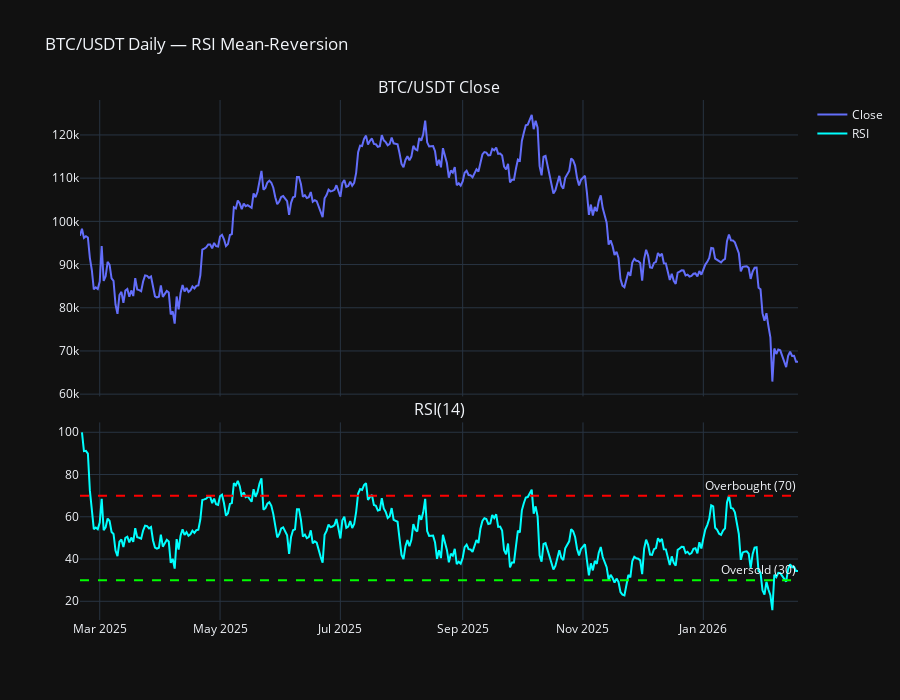

Notebook source saved alongside this figure:
### Code cell
# RSI-Subplot mit Overbought/Oversold-Linien
fig = make_subplots(
    rows=2, cols=1,
    shared_xaxes=True,
    vertical_spacing=0.05,
    row_heights=[0.6, 0.4],
    subplot_titles=("BTC/USDT Close", "RSI(14)"),
)

# Price
fig.add_trace(
    go.Scatter(x=signals.index, y=signals["close"], mode="lines", name="Close"),
    row=1, col=1,
)

# RSI
fig.add_trace(
    go.Scatter(x=signals.index, y=signals["rsi"], mode="lines", name="RSI",
               line=dict(color="cyan")),
    row=2, col=1,
)

# Overbought / Oversold reference lines
fig.add_hline(y=70, line_dash="dash", line_color="red",
              annotation_text="Overbought (70)", row=2, col=1)
fig.add_hline(y=30, line_dash="dash", line_color="lime",
              annotation_text="Oversold (30)", row=2, col=1)

fig.update_layout(
    height=700,
    template="plotly_dark",
    title="BTC/USDT Daily — RSI Mean-Reversion",
)
fig.show()

### Figure 1 — Plotly figure (JSON) as saved in the notebook; plotly's stock layout.template omitted (floating-point values rounded to 4 significant figures; data arrays with more than 128 entries replaced by an {"elided": "..."} marker saying what was removed)
{"data": [{"mode": "lines", "name": "Close", "type": "scatter", "x": {"elided": "365 str values"}, "xaxis": "x", "y": {"elided": "365 float values"}, "yaxis": "y"}, {"line": {"color": "cyan"}, "mode": "lines", "name": "RSI", "type": "scatter", "x": {"elided": "365 str values"}, "xaxis": "x2", "y": {"elided": "365 float values"}, "yaxis": "y2"}], "layout": {"annotations": [{"font": {"size": 16}, "showarrow": false, "text": "BTC/USDT Close", "x": 0.5, "xanchor": "center", "xref": "paper", "y": 1, "yanchor": "bottom", "yref": "paper"}, {"font": {"size": 16}, "showarrow": false, "text": "RSI(14)", "x": 0.5, "xanchor": "center", "xref": "paper", "y": 0.38, "yanchor": "bottom", "yref": "paper"}, {"showarrow": false, "text": "Overbought (70)", "x": 1, "xanchor": "right", "xref": "x2 domain", "y": 70, "yanchor": "bottom", "yref": "y2"}, {"showarrow": false, "text": "Oversold (30)", "x": 1, "xanchor": "right", "xref": "x2 domain", "y": 30, "yanchor": "bottom", "yref": "y2"}], "height": 700, "shapes": [{"line": {"color": "red", "dash": "dash"}, "type": "line", "x0": 0, "x1": 1, "xref": "x2 domain", "y0": 70, "y1": 70, "yref": "y2"}, {"line": {"color": "lime", "dash": "dash"}, "type": "line", "x0": 0, "x1": 1, "xref": "x2 domain", "y0": 30, "y1": 30, "yref": "y2"}], "title": {"text": "BTC/USDT Daily — RSI Mean-Reversion"}, "xaxis": {"anchor": "y", "domain": [0, 1], "matches": "x2", "showticklabels": false}, "xaxis2": {"anchor": "y2", "domain": [0, 1]}, "yaxis": {"anchor": "x", "domain": [0.43, 1]}, "yaxis2": {"anchor": "x2", "domain": [0, 0.38]}}}
